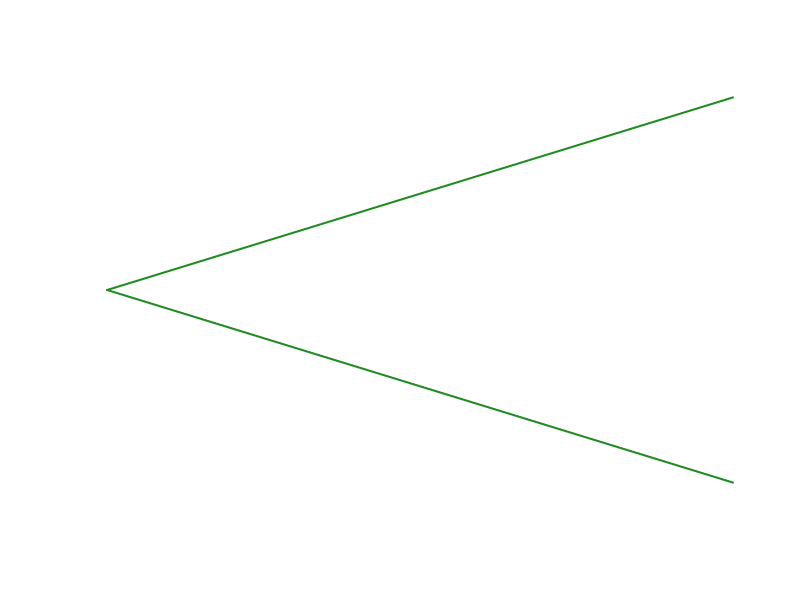
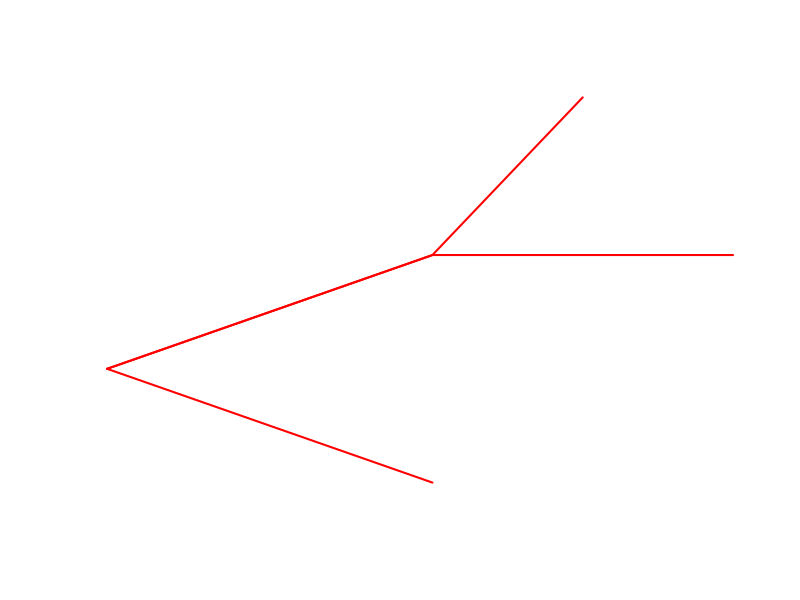
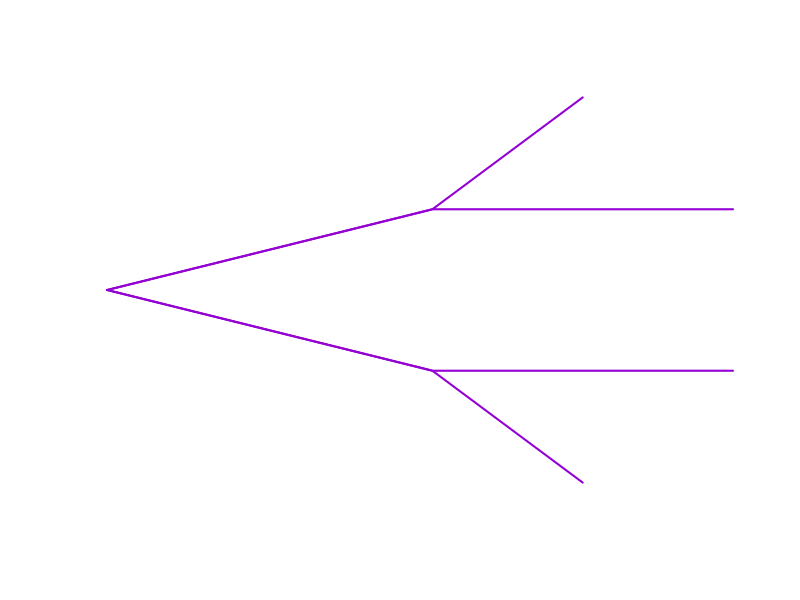
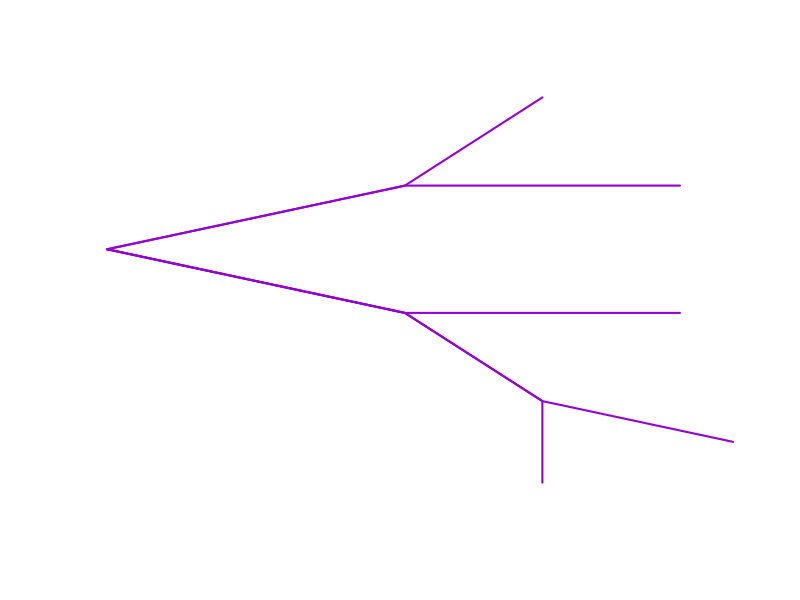
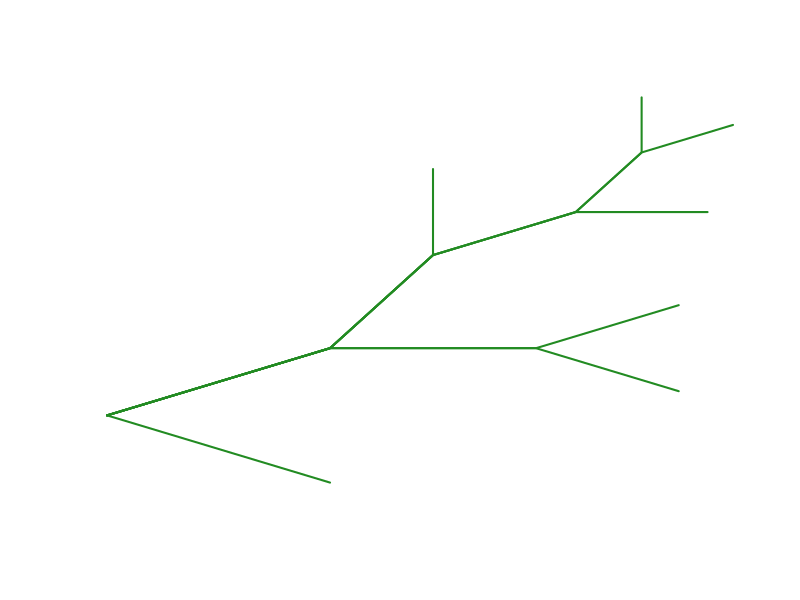
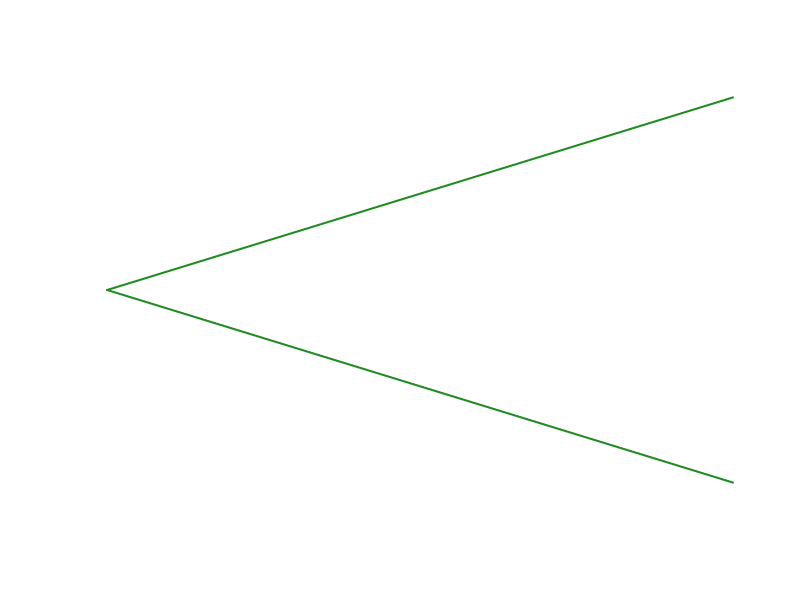
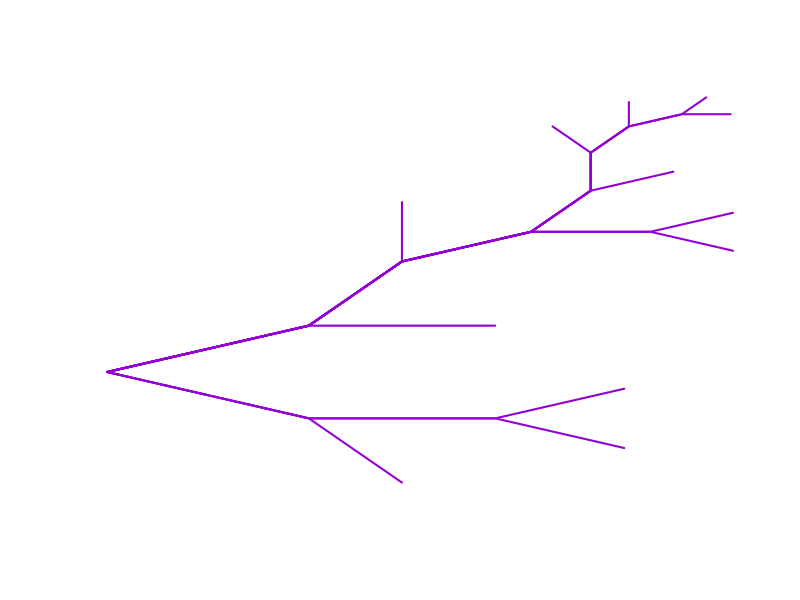
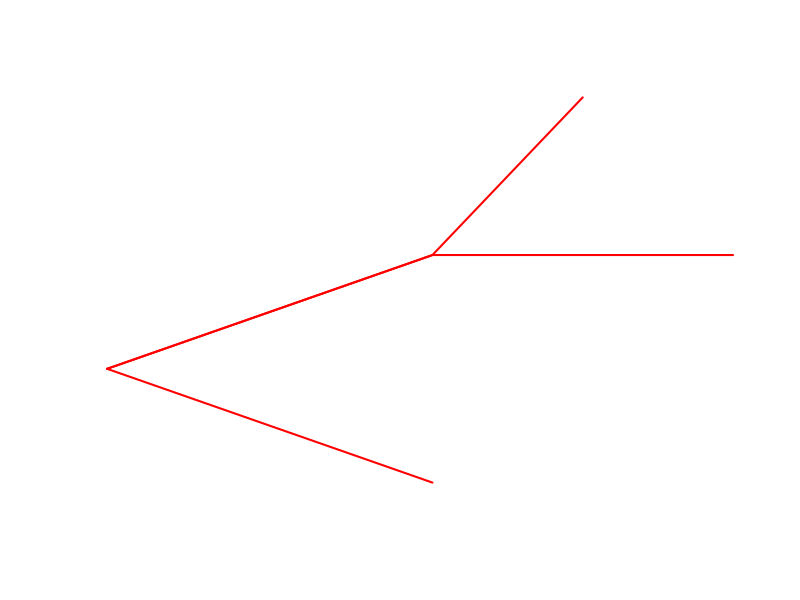

These charts were generated, in order, by the following R code:
### Vectors, matrices, arrays and lists

v <- c(log(2),pi)
v
m <- c(log(2),pi,sin(1),cos(1),tan(1),exp(1))    # one way 
dim(m) <- c(2,3)         # columns are populated in order
m
n <- matrix(1:6,c(2,3))  # another way (done in one line!)
n
c(nrow(m),ncol(m))
c(nrow(v),ncol(v))  # a vector is not considered a column matrix
c(NROW(m),NCOL(m))  # NROW same as nrow over matrices; likewise NCOL same as ncol
c(NROW(v),NCOL(v))  # NROW and NCOL also work over vectors, thankfully!

v[2]       # extracting elements
m[1,3]
m[2,]      # extracting a row
m[,2]      # extracting a column

V <- array(1:30,30)      # a vector is a special case of an array...
V
M <- array(1:30,c(5,6))  # ... as is a matrix
M
A <- array(1:30,c(2,3,5))   # 5 blocks, each a 2x3 subarray
A

c(nrow(A),ncol(A))       # can get number of rows & columns as before...
dim(V)                   # ... but 'dim' is more general
dim(M)
dim(A)

A[1,2,3]   # extracting an element
A[1,,]     # extracting a row
A[,2,]     # extracting a column
A[,,3]     # extracting a block

apply(A,1,max)            # row-wise maxima
apply(A,2,max)            # column-wise maxima
apply(A,3,max)            # block-wise maxima

# an array is a generalization of a vector/matrix
# a list is a different generalization (includes data frames)
# we'll focus today on lists that give rise to binary trees
#
# (disregard for now the lengthy code that immediately follows)

is.scalar <- function(X)
  {
    if (!is.list(X) & NROW(X)==1 & NCOL(X)==1) TRUE else FALSE
  }  

F <- function(M,S,L)  # recursive walk (list paths to all leaves)
  {
    A <- S
    p <- if (is.scalar(A)) 0 else NROW(A)
    if (is.scalar(M)) 
      {
        if (is.scalar(L)) L[1] <- list(S)
        else L[NROW(L)+1] <- list(S)       
      }    
    else
      {  
        for (j in 1:NROW(M))
        {
          if (p==0) A[1] <- list(j-1)
          else A[p+1] <- list(j-1)
          L <- F(M[[j]],A,L)     
        }
      }
    L
  }

D <- function(M) F(M,1,0)

draw <- function(v)   # shortening/rotating tree branches for display
  {
    w <- c(NA, 0)
    f <- 2
    for (n in 1:NROW(v))
      {
        f <- f*0.8*exp((v[n]-1/2)*(-pi*1i/3))  
        w[n+2] <- w[n+1]+f
      }
    w
  }  

path <- function(E)   # concatenate line segments (many duplicates)
  {
    lsegm <- 0
    for (k in 1:NROW(E))
      {
        lsegm <- c(lsegm,draw(unlist(E[k])))         
      }
    lsegm
  }

CL <- function(o)              # random color
      sample(c("red","blue","forestgreen","darkviolet"))

TR <- function(X)
  {
    E <- D(X)
    Q <- path(E)
    plot(Re(Q),Im(Q),type="l",col=CL(),lwd=2,axes=FALSE,xlab="",ylab="")
  }

# elements of a list can be, for example, scalars (numbers)...

X <- list(0,0)
X
{
#x11(width=5,height=5)
TR(X)
}
#graphics.off()   # close plot

# ... or other lists of such scalars 

X <- list(list(0,0),0)
X
X[1]     # sublist of X consisting of the first element
X[2]     
X[[1]]   # first element in X (which is list(0,0) here)
X[[2]]   # [[ ]] means peeling away one set of parentheses
X[[1]][1]
X[[1]][[1]]  # two sets of parentheses peeled away
{
#x11(width=5,height=5)
TR(X)
}
#graphics.off()   # close plot

X <- list(list(0,0),list(0,0))
{
#x11(width=5,height=5)
TR(X)
}
#graphics.off()   # close plot

X <- list(list(0,0),list(0,list(0,0)))
{
#x11(width=5,height=5)
TR(X)
}
#graphics.off()   # close plot

X <- list(list(list(0,list(list(0,0),0)),list(0,0)),0)  
{
#x11(width=5,height=5)
TR(X)
}
#graphics.off()   # close plot (saved as tree.JPG; referred to later)

# to generate random binary trees is very simple!
# fix p = probability that, at any point, a branching into two twigs occurs

options(expressions = 5000)

t <- function(p)      # recursive construction 
  list(if(runif(1) < p) t(p) else 0, if(runif(1) < p) t(p) else 0)

T <- function(p)
  {
    X <- t(p)
    E <- D(X)
    Q <- path(E)
    #x11(width=5,height=5)    # keep old plot and open a new plotting window
    plot(Re(Q),Im(Q),type="l",col=CL(),lwd=2,axes=FALSE,xlab="",ylab="")
  }

for (j in 1:25)
  {
    Sys.sleep(1.0)   #suspends execution for 1.0 sec
    T(0.4)
  }
#graphics.off()   # close all plots altogether

for (j in 1:5)
  {
    Sys.sleep(2.0)   #suspends execution for 2.0 sec
    T(0.5)
  }
#graphics.off()   # close all plots altogether

# The root of any binary tree is the unique vertex from which the tree emanates;
# we think of edges connecting pairs of vertices and possessing direction,
# starting from the root and stopping at the leaves of the tree.
# The number of edges is equal to the number of vertices, V, minus 1.
# The number of leaves, L, is equal to the number of 0s in the nested array T(p).
# If p is suitably small, then we intuitively expect the program to terminate
# and thus for the number of vertices to be finite (see graph:  V=13 and L=7).

# Two other parameters characterizing the shape of a tree can be defined.
# First, a preliminary definition:  the nth level of a tree is the set of all vertices
# which are connected to the root by a self-avoiding path of exactly n edges,  n>0.
# Denote by Z.n the number of points in the nth level.  Note that Z.0=1 and that a tree
# is finite if and only if there exists N>0 such that Z.N=0.  Then define:
#
#              the height H of a tree = max {n : Z.n>0}
# and
#              the width W of a tree = max {Z.n : n>0}.
#
# In the graph, we have Z.0=1, Z.1=2, Z.2=2, Z.3=4, Z.4=2, Z.5=2, H=5 and W=4.
#
# The joint probability distribution of the four variables:
#       number of vertices, V,
#       number of leaves, L,
#       height, H,
#       width, W,
# would be great to understand someday (as a function of p!)

X <- list(list(list(0,list(list(0,0),0)),list(0,0)),0) 

height <- function(X)
  {
    if (is.scalar(X)) 0 else
      {
        max(height(X[[1]]),height(X[[2]]))+1
      }  
  }    
height(X)

leaves <- function(X) NROW(unlist(X))
leaves(X)

# Of many possible things, let's study the subcritical case p < 1/2
# and a(n) = probability that Z.n is 0 (i.e., the nth level is empty)

# FACT: the sequence a(0), a(1), a(2), ... satisfies the quadratic recurrence
#   a(n) = (1-p) + p*a(n-1)^2    for n>=1;         a(0) = 0.

# Confirm this fact by simulation for n=1,2,3,4,5,6.

a <- function(n,p)
  {
    if (n==0) 0 else (1-p) + p*a(n-1,p)^2
  }

H <- function(N,p)
{    
    sapply(1:N, function(o) height(t(p)))     # o is only a dummy variable
}                                               

N <- 20000; p <- 0.3      
A <- function(N,p)     # Pr{ht>=n, given ht>=1} = Pr{ht>=n and ht>=1}/p
  {      # thus (proportion of our trees with ht>=n)*p = Pr{Z.n>0} = 1-a(n)
    h <- H(N,p)
    k <- c(length(which(h>=1))/N, length(which(h>=2))/N,
           length(which(h>=3))/N, length(which(h>=4))/N,
           length(which(h>=5))/N, length(which(h>=6))/N)*p
    k
  }  
A(N,p)
options(digits=5)
c(1-a(1,p),1-a(2,p),1-a(3,p),1-a(4,p),1-a(5,p),1-a(6,p))

# Clearly lim a(n) = 1 as n -> infinity.  Can we be more precise about the
# convergence rate?

# FACT: C(p) = lim (1-a(n))/(2*p)^n exists as n->oo, is finite and nonzero

# Confirm this fact numerically in two different ways.

ONE <- function(n,p) (1-a(n,p))/(2*p)^n   # disaster!

c(ONE(15,0.2),ONE(20,0.2),ONE(25,0.2),ONE(30,0.2),ONE(35,0.2))
c(ONE(36,0.2),ONE(37,0.2),ONE(38,0.2),ONE(39,0.2),ONE(40,0.2))

# nice illustration of the loss of floating-point precision
# that occurs when subtracting two nearly equal quantities

# important in numerical analysis & scientific programming;
# good for statisticians to know as well!

# fortunately we have the infinite product expression too

a <- Vectorize(a)

TWO <- function(n,p) prod((1+a(0:n,p))/2)

c(TWO(15,0.2),TWO(20,0.2),TWO(25,0.2),TWO(30,0.2),TWO(35,0.2))
options(digits=16)
c(TWO(36,0.2),TWO(37,0.2),TWO(38,0.2))
c(TWO(40,0.2),TWO(60,0.2),TWO(80,0.2))
c(TWO(100,0.2),TWO(150,0.2))

